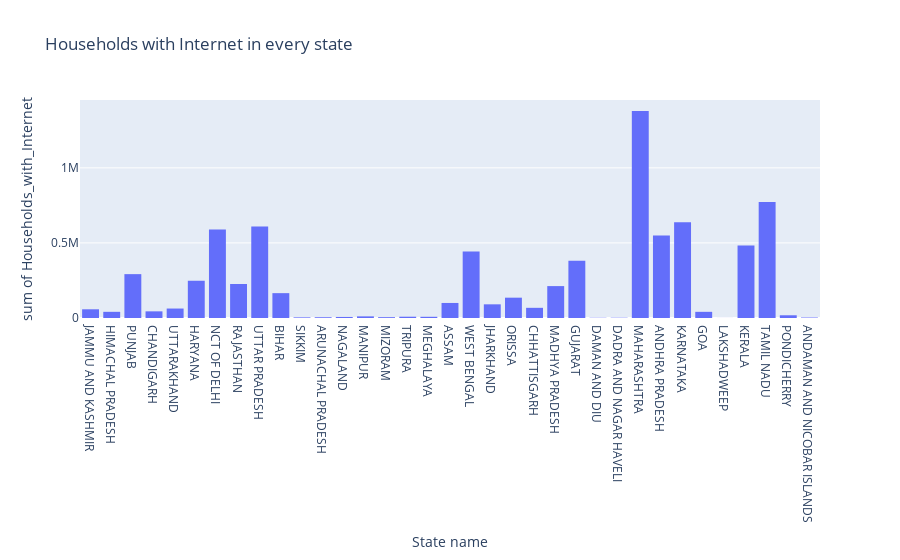

Notebook source saved alongside this figure:
### Markdown cell above
Our company provides servies on online appointment basis and basic need for that would be an internet connection so let's plot for that

### Code cell
fig = px.histogram(data,
                  x = "State name",
                  y = "Households_with_Internet",
                  title = "Households with Internet in every state")
fig.show()

### Figure 1 — Plotly figure (JSON) as saved in the notebook; plotly's stock layout.template omitted (floating-point values rounded to 4 significant figures; data arrays with more than 128 entries replaced by an {"elided": "..."} marker saying what was removed)
{"data": [{"alignmentgroup": "True", "bingroup": "x", "histfunc": "sum", "hovertemplate": "State name=%{x}<br>sum of Households_with_Internet=%{y}<extra></extra>", "legendgroup": "", "marker": {"color": "#636efa", "pattern": {"shape": ""}}, "name": "", "offsetgroup": "", "orientation": "v", "showlegend": false, "type": "histogram", "x": {"elided": "640 str values"}, "xaxis": "x", "y": {"elided": "640 int values"}, "yaxis": "y"}], "layout": {"barmode": "relative", "legend": {"tracegroupgap": 0}, "title": {"text": "Households with Internet in every state"}, "xaxis": {"anchor": "y", "domain": [0, 1], "title": {"text": "State name"}}, "yaxis": {"anchor": "x", "domain": [0, 1], "title": {"text": "sum of Households_with_Internet"}}}}
